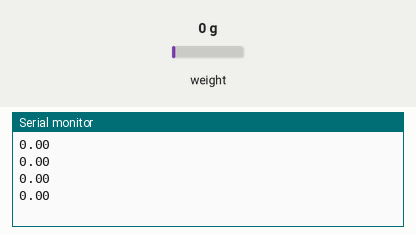
The sketch below on a simulated Arduino Uno, built with avr-gcc and run on an emulated ATmega328P. On the bench: the last lines printed to the serial monitor. The test bench sets the inputs (shaded band); at power-on: weight on the scale 0 g.

Above: at 3.2 s.
3.3 s: weight on the scale set to 100 g
At 3.73 s:
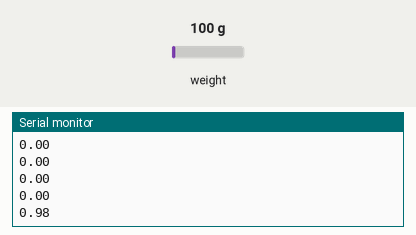
4.8 s: weight on the scale set to 1250 g
At 5.14 s:
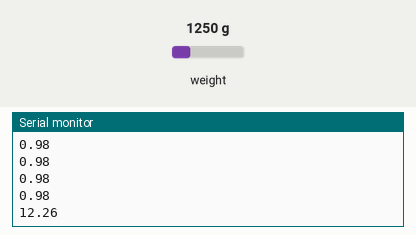
Timing chart, 0 to 7.8 s (numbered marks = the images above; inputs shaded):
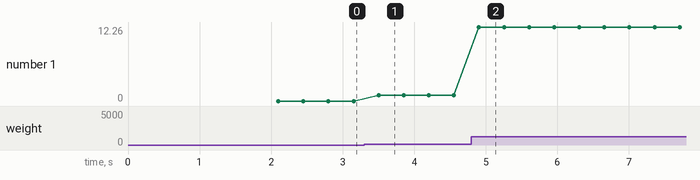

The sketch:

TL002.ino
```cpp
// Geração do gráfico de newton por segundo

#include "HX711.h"

HX711 balanca;

float sck, dt, calibra;
float peso, newton;

void setup(){
  Serial.begin(9600);
  sck = 2;
  dt = 3;
  calibra = 130000.00;
  balanca.begin(dt, sck);
  balanca.set_scale(calibra);
  balanca.tare();
  long zero_factor = balanca.read_average();
}

void loop(){
  peso = balanca.get_units(), 10;
  float Newton = peso * 9.81;
  Serial.println(Newton);
  delay(250);
}
```

Measured:
- after the input at 3.3 s, the serial monitor: prints a new line after 0.20 s (image 1)
- after the input at 4.8 s, the serial monitor: prints a new line after 0.11 s (image 2)
- plotted number 1: 0 → 0.98 after the input at 3.3 s, 0.98 → 12.26 after the input at 4.8 s
